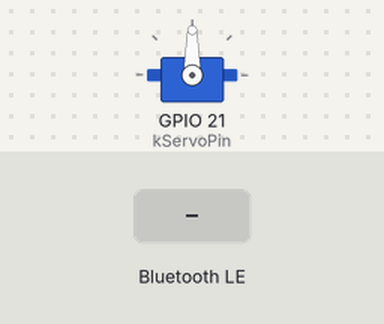
Bench run of a sketch on a simulated ESP32. On the bench: servo. The test bench sets the inputs (shaded band). Nothing arrives over Bluetooth unless stated; a phone connects over Bluetooth LE 3 s after start.

Above: at 1.2 s.
1.3 s: Bluetooth LE write "90" received
At 2.5 s:
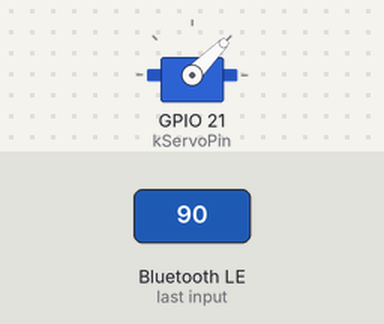
2.8 s: Bluetooth LE write "200" received
At 3.9 s:
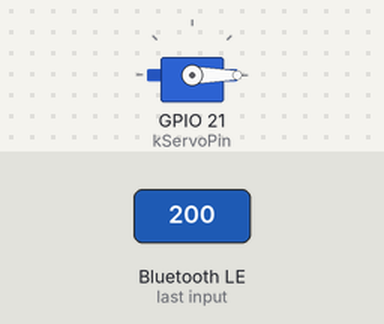
4.3 s: Bluetooth LE write "0" received
At 5.0 s:
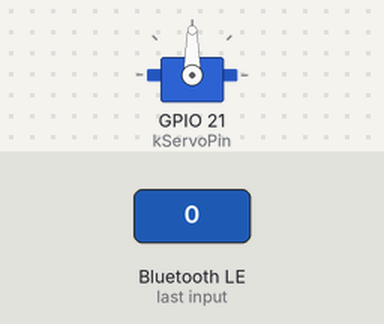
Timing chart, 0 to 7.3 s (numbered marks = the images above; inputs shaded):
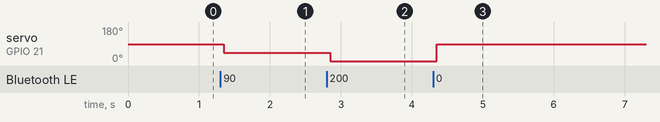

The sketch:

navigation_lantern_ble_servo.ino
```cpp
#include <BLEDevice.h>
#include <ESP32Servo.h>

static const char *kDeviceName = "NAV_LANTERN";
static const char *kServiceUuid = "6E400001-B5A3-F393-E0A9-E50E24DCCA9E";
static const char *kCharUuid = "6E400002-B5A3-F393-E0A9-E50E24DCCA9E";

static const int kServoPin = 21;

Servo gServo;

class ServerCallbacks : public BLEServerCallbacks {
  void onDisconnect(BLEServer *server) override {
    delay(100);
    BLEDevice::startAdvertising();
  }
};

class AngleCallbacks : public BLECharacteristicCallbacks {
  void onWrite(BLECharacteristic *characteristic) override {
    String value = characteristic->getValue();
    if (value.length() == 0) {
      return;
    }

    int angle = atoi(value.c_str());
    if (angle < -180) {
      angle = -180;
    }
    if (angle > 180) {
      angle = 180;
    }

    const int servoAngle = map(angle, -180, 180, 180, 0);
    gServo.write(servoAngle);
  }
};

void setup() {
  gServo.setPeriodHertz(50);
  gServo.attach(kServoPin);
  gServo.write(90);

  BLEDevice::init(kDeviceName);
  BLEServer *server = BLEDevice::createServer();
  server->setCallbacks(new ServerCallbacks());
  BLEService *service = server->createService(kServiceUuid);
  BLECharacteristic *characteristic = service->createCharacteristic(
      kCharUuid,
      BLECharacteristic::PROPERTY_WRITE | BLECharacteristic::PROPERTY_WRITE_NR);
  characteristic->setCallbacks(new AngleCallbacks());
  service->start();

  BLEAdvertising *advertising = BLEDevice::getAdvertising();
  advertising->addServiceUUID(kServiceUuid);
  advertising->setScanResponse(true);
  advertising->start();
}

void loop() {
  delay(50);
}
```

Measured:
- after the input at 1.3 s, servo on GPIO 21 (kServoPin): 90° → 45° after 0.05 s
- after the input at 2.8 s, servo on GPIO 21 (kServoPin): 45° → 0° after 0.05 s
- after the input at 4.3 s, servo on GPIO 21 (kServoPin): 0° → 90° after 0.05 s
